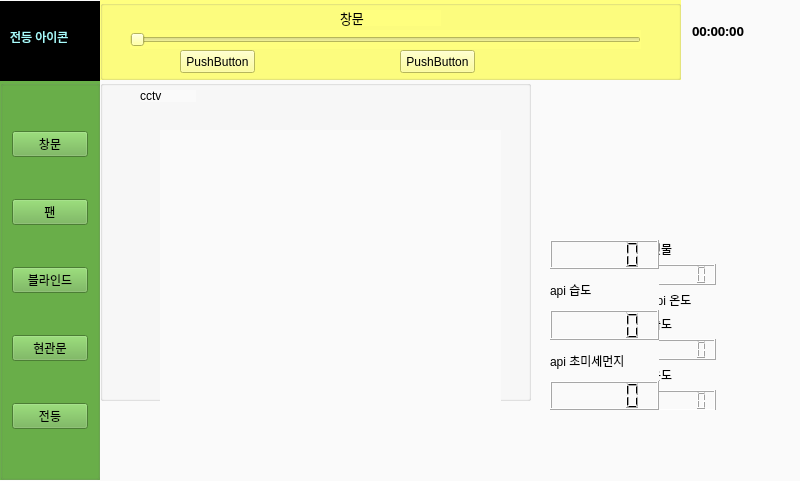
 <widget class="QWidget" name="Form">
  <property name="geometry">
   <rect>
    <x>0</x>
    <y>0</y>
    <width>800</width>
    <height>481</height>
   </rect>
  </property>
  <property name="windowTitle">
   <string>Form</string>
  </property>
  <property name="styleSheet">
   <string notr="true">background-color: rgb(250, 250, 250);</string>
  </property>
  <property name="inputMethodHints">
   <set>Qt::ImhNone</set>
  </property>
  <widget class="QGroupBox" name="groupBox_button">
   <property name="geometry">
    <rect>
     <x>0</x>
     <y>80</y>
     <width>100</width>
     <height>400</height>
    </rect>
   </property>
   <property name="styleSheet">
    <string notr="true">background-color: rgb(106, 176, 74);</string>
   </property>
   <property name="title">
    <string/>
   </property>
   <property name="flat">
    <bool>true</bool>
   </property>
   <property name="checkable">
    <bool>false</bool>
   </property>
   <layout class="QVBoxLayout" name="verticalLayout">
    <item>
     <widget class="QPushButton" name="pushButton_windows">
      <property name="text">
       <string>창문</string>
      </property>
     </widget>
    </item>
    <item>
     <widget class="QPushButton" name="pushButton_fan">
      <property name="text">
       <string>팬</string>
      </property>
     </widget>
    </item>
    <item>
     <widget class="QPushButton" name="pushButton_blind">
      <property name="text">
       <string>블라인드</string>
      </property>
     </widget>
    </item>
    <item>
     <widget class="QPushButton" name="pushButton_door">
      <property name="text">
       <string>현관문</string>
      </property>
     </widget>
    </item>
    <item>
     <widget class="QPushButton" name="pushButton_light">
      <property name="text">
       <string>전등</string>
      </property>
     </widget>
    </item>
   </layout>
  </widget>
  <widget class="QGroupBox" name="groupBox_cctv">
   <property name="geometry">
    <rect>
     <x>100</x>
     <y>80</y>
     <width>431</width>
     <height>321</height>
    </rect>
   </property>
   <property name="title">
    <string/>
   </property>
   <property name="flat">
    <bool>true</bool>
   </property>
   <widget class="QLabel" name="label_10">
    <property name="geometry">
     <rect>
      <x>40</x>
      <y>10</y>
      <width>56</width>
      <height>12</height>
     </rect>
    </property>
    <property name="text">
     <string>cctv</string>
    </property>
   </widget>
   <widget class="QLabel" name="label_cctv">
    <property name="geometry">
     <rect>
      <x>60</x>
      <y>50</y>
      <width>341</width>
      <height>271</height>
     </rect>
    </property>
    <property name="text">
     <string/>
    </property>
   </widget>
  </widget>
  <widget class="QGroupBox" name="groupBox_blind">
   <property name="geometry">
    <rect>
     <x>100</x>
     <y>0</y>
     <width>581</width>
     <height>80</height>
    </rect>
   </property>
   <property name="styleSheet">
    <string notr="true">background-color: rgb(255, 85, 127);</string>
   </property>
   <property name="title">
    <string/>
   </property>
   <widget class="QSlider" name="horizontalSlider_2">
    <property name="geometry">
     <rect>
      <x>80</x>
      <y>40</y>
      <width>421</width>
      <height>19</height>
     </rect>
    </property>
    <property name="orientation">
     <enum>Qt::Horizontal</enum>
    </property>
   </widget>
   <widget class="QPushButton" name="pushButton_5">
    <property name="geometry">
     <rect>
      <x>120</x>
      <y>60</y>
      <width>75</width>
      <height>23</height>
     </rect>
    </property>
    <property name="text">
     <string>PushButton</string>
    </property>
   </widget>
   <widget class="QPushButton" name="pushButton_6">
    <property name="geometry">
     <rect>
      <x>290</x>
      <y>60</y>
      <width>75</width>
      <height>23</height>
     </rect>
    </property>
    <property name="text">
     <string>PushButton</string>
    </property>
   </widget>
   <widget class="QLabel" name="label_3">
    <property name="geometry">
     <rect>
      <x>240</x>
      <y>20</y>
      <width>56</width>
      <height>12</height>
     </rect>
    </property>
    <property name="text">
     <string>블라인드</string>
    </property>
   </widget>
  </widget>
  <widget class="QFrame" name="frame">
   <property name="geometry">
    <rect>
     <x>0</x>
     <y>1</y>
     <width>100</width>
     <height>80</height>
    </rect>
   </property>
   <property name="styleSheet">
    <string notr="true">background-color: rgb(0, 0, 0);</string>
   </property>
   <property name="frameShape">
    <enum>QFrame::StyledPanel</enum>
   </property>
   <property name="frameShadow">
    <enum>QFrame::Raised</enum>
   </property>
   <widget class="QLabel" name="label_icon_windows">
    <property name="geometry">
     <rect>
      <x>10</x>
      <y>10</y>
      <width>71</width>
      <height>51</height>
     </rect>
    </property>
    <property name="styleSheet">
     <string notr="true">
color: rgb(255, 255, 255);
font: 75 9pt &quot;Aharoni&quot;;</string>
    </property>
    <property name="text">
     <string>창문 아이콘</string>
    </property>
   </widget>
   <widget class="QLabel" name="label_icon_fan">
    <property name="geometry">
     <rect>
      <x>10</x>
      <y>10</y>
      <width>71</width>
      <height>51</height>
     </rect>
    </property>
    <property name="styleSheet">
     <string notr="true">color: rgb(255, 170, 255);
font: 75 11pt &quot;Aharoni&quot;;</string>
    </property>
    <property name="text">
     <string>팬 아이콘</string>
    </property>
   </widget>
   <widget class="QLabel" name="label_icon_blind">
    <property name="geometry">
     <rect>
      <x>10</x>
      <y>10</y>
      <width>71</width>
      <height>51</height>
     </rect>
    </property>
    <property name="styleSheet">
     <string notr="true">color: rgb(255, 255, 127);
font: 12pt &quot;Algerian&quot;;</string>
    </property>
    <property name="text">
     <string>블라인드 아이콘</string>
    </property>
   </widget>
   <widget class="QLabel" name="label_icon_door">
    <property name="geometry">
     <rect>
      <x>10</x>
      <y>10</y>
      <width>71</width>
      <height>51</height>
     </rect>
    </property>
    <property name="styleSheet">
     <string notr="true">color: rgb(85, 255, 255);
font: 75 11pt &quot;Aharoni&quot;;</string>
    </property>
    <property name="text">
     <string>도어락 아이콘</string>
    </property>
   </widget>
   <widget class="QLabel" name="label_icon_light">
    <property name="geometry">
     <rect>
      <x>10</x>
      <y>10</y>
      <width>71</width>
      <height>51</height>
     </rect>
    </property>
    <property name="styleSheet">
     <string notr="true">color: rgb(170, 255, 255);
font: 75 11pt &quot;Aharoni&quot;;</string>
    </property>
    <property name="text">
     <string>전등 아이콘</string>
    </property>
   </widget>
  </widget>
  <widget class="QGroupBox" name="groupBox_fan">
   <property name="geometry">
    <rect>
     <x>100</x>
     <y>0</y>
     <width>581</width>
     <height>80</height>
    </rect>
   </property>
   <property name="styleSheet">
    <string notr="true">
background-color: rgb(255, 170, 127);</string>
   </property>
   <property name="title">
    <string/>
   </property>
   <property name="flat">
    <bool>true</bool>
   </property>
   <widget class="QPushButton" name="pushButton">
    <property name="geometry">
     <rect>
      <x>40</x>
      <y>30</y>
      <width>75</width>
      <height>23</height>
     </rect>
    </property>
    <property name="text">
     <string>PushButton</string>
    </property>
   </widget>
   <widget class="QPushButton" name="pushButton_2">
    <property name="geometry">
     <rect>
      <x>220</x>
      <y>30</y>
      <width>75</width>
      <height>23</height>
     </rect>
    </property>
    <property name="text">
     <string>PushButton</string>
    </property>
   </widget>
   <widget class="QLabel" name="label_4">
    <property name="geometry">
     <rect>
      <x>190</x>
      <y>60</y>
      <width>56</width>
      <height>12</height>
     </rect>
    </property>
    <property name="font">
     <font>
      <family>AcadEref</family>
      <pointsize>10</pointsize>
     </font>
    </property>
    <property name="text">
     <string>팬</string>
    </property>
   </widget>
  </widget>
  <widget class="QGroupBox" name="groupBox_light">
   <property name="geometry">
    <rect>
     <x>100</x>
     <y>0</y>
     <width>581</width>
     <height>80</height>
    </rect>
   </property>
   <property name="styleSheet">
    <string notr="true">background-color: rgb(255, 255, 255);</string>
   </property>
   <property name="title">
    <string/>
   </property>
   <property name="flat">
    <bool>true</bool>
   </property>
   <widget class="QPushButton" name="pushButton_9">
    <property name="geometry">
     <rect>
      <x>80</x>
      <y>50</y>
      <width>75</width>
      <height>23</height>
     </rect>
    </property>
    <property name="text">
     <string>PushButton</string>
    </property>
   </widget>
   <widget class="QPushButton" name="pushButton_10">
    <property name="geometry">
     <rect>
      <x>310</x>
      <y>50</y>
      <width>75</width>
      <height>23</height>
     </rect>
    </property>
    <property name="text">
     <string>PushButton</string>
    </property>
   </widget>
   <widget class="QLabel" name="label_2">
    <property name="geometry">
     <rect>
      <x>190</x>
      <y>20</y>
      <width>56</width>
      <height>12</height>
     </rect>
    </property>
    <property name="font">
     <font>
      <family>AcadEref</family>
      <pointsize>10</pointsize>
     </font>
    </property>
    <property name="text">
     <string>전등</string>
    </property>
   </widget>
  </widget>
  <widget class="QGroupBox" name="groupBox_door">
   <property name="geometry">
    <rect>
     <x>100</x>
     <y>0</y>
     <width>581</width>
     <height>80</height>
    </rect>
   </property>
   <property name="styleSheet">
    <string notr="true">background-color: rgb(85, 255, 127);</string>
   </property>
   <property name="title">
    <string/>
   </property>
   <property name="flat">
    <bool>true</bool>
   </property>
   <widget class="QPushButton" name="pushButton_7">
    <property name="geometry">
     <rect>
      <x>80</x>
      <y>50</y>
      <width>75</width>
      <height>23</height>
     </rect>
    </property>
    <property name="text">
     <string>PushButton</string>
    </property>
   </widget>
   <widget class="QPushButton" name="pushButton_8">
    <property name="geometry">
     <rect>
      <x>310</x>
      <y>50</y>
      <width>75</width>
      <height>23</height>
     </rect>
    </property>
    <property name="text">
     <string>PushButton</string>
    </property>
   </widget>
   <widget class="QLabel" name="label">
    <property name="geometry">
     <rect>
      <x>120</x>
      <y>20</y>
      <width>56</width>
      <height>12</height>
     </rect>
    </property>
    <property name="font">
     <font>
      <family>AcadEref</family>
      <pointsize>10</pointsize>
     </font>
    </property>
    <property name="text">
     <string>집문</string>
    </property>
   </widget>
  </widget>
  <widget class="QGroupBox" name="groupBox_windows">
   <property name="geometry">
    <rect>
     <x>100</x>
     <y>0</y>
     <width>581</width>
     <height>80</height>
    </rect>
   </property>
   <property name="styleSheet">
    <string notr="true">background-color: rgb(255, 255, 127);</string>
   </property>
   <property name="title">
    <string/>
   </property>
   <property name="flat">
    <bool>true</bool>
   </property>
   <widget class="QSlider" name="horizontalSlider">
    <property name="geometry">
     <rect>
      <x>30</x>
      <y>30</y>
      <width>511</width>
      <height>19</height>
     </rect>
    </property>
    <property name="orientation">
     <enum>Qt::Horizontal</enum>
    </property>
   </widget>
   <widget class="QPushButton" name="pushButton_3">
    <property name="geometry">
     <rect>
      <x>80</x>
      <y>50</y>
      <width>75</width>
      <height>23</height>
     </rect>
    </property>
    <property name="text">
     <string>PushButton</string>
    </property>
   </widget>
   <widget class="QPushButton" name="pushButton_4">
    <property name="geometry">
     <rect>
      <x>300</x>
      <y>50</y>
      <width>75</width>
      <height>23</height>
     </rect>
    </property>
    <property name="text">
     <string>PushButton</string>
    </property>
   </widget>
   <widget class="QLabel" name="label_5">
    <property name="geometry">
     <rect>
      <x>240</x>
      <y>10</y>
      <width>101</width>
      <height>16</height>
     </rect>
    </property>
    <property name="font">
     <font>
      <family>AcadEref</family>
      <pointsize>10</pointsize>
     </font>
    </property>
    <property name="text">
     <string>창문</string>
    </property>
   </widget>
  </widget>
  <widget class="QTimeEdit" name="timeEdit">
   <property name="enabled">
    <bool>true</bool>
   </property>
   <property name="geometry">
    <rect>
     <x>690</x>
     <y>20</y>
     <width>151</width>
     <height>22</height>
    </rect>
   </property>
   <property name="font">
    <font>
     <family>Aharoni</family>
     <pointsize>10</pointsize>
     <weight>75</weight>
     <bold>true</bold>
    </font>
   </property>
   <property name="wrapping">
    <bool>false</bool>
   </property>
   <property name="frame">
    <bool>false</bool>
   </property>
   <property name="readOnly">
    <bool>false</bool>
   </property>
   <property name="buttonSymbols">
    <enum>QAbstractSpinBox::NoButtons</enum>
   </property>
   <property name="showGroupSeparator" stdset="0">
    <bool>true</bool>
   </property>
  </widget>
  <widget class="QWidget" name="layoutWidget">
   <property name="geometry">
    <rect>
     <x>550</x>
     <y>240</y>
     <width>109</width>
     <height>170</height>
    </rect>
   </property>
   <layout class="QVBoxLayout" name="verticalLayout_2">
    <item>
     <widget class="QLCDNumber" name="lcdNumber_api_temperature"/>
    </item>
    <item>
     <widget class="QLabel" name="label_7">
      <property name="text">
       <string>api 습도</string>
      </property>
     </widget>
    </item>
    <item>
     <widget class="QLCDNumber" name="lcdNumber_api_humidity"/>
    </item>
    <item>
     <widget class="QLabel" name="label_8">
      <property name="text">
       <string>api 초미세먼지</string>
      </property>
     </widget>
    </item>
    <item>
     <widget class="QLCDNumber" name="lcdNumber_api_pm25"/>
    </item>
   </layout>
  </widget>
  <widget class="QWidget" name="layoutWidget">
   <property name="geometry">
    <rect>
     <x>650</x>
     <y>240</y>
     <width>66</width>
     <height>170</height>
    </rect>
   </property>
   <layout class="QVBoxLayout" name="verticalLayout_3">
    <item>
     <widget class="QLabel" name="label_12">
      <property name="text">
       <string>빗물</string>
      </property>
     </widget>
    </item>
    <item>
     <widget class="QLCDNumber" name="lcdNumber"/>
    </item>
    <item>
     <widget class="QLabel" name="label_6">
      <property name="text">
       <string>api 온도</string>
      </property>
     </widget>
    </item>
    <item>
     <widget class="QLabel" name="label_11">
      <property name="text">
       <string>습도</string>
      </property>
     </widget>
    </item>
    <item>
     <widget class="QLCDNumber" name="lcdNumber_2"/>
    </item>
    <item>
     <widget class="QLabel" name="label_9">
      <property name="text">
       <string>온도</string>
      </property>
     </widget>
    </item>
    <item>
     <widget class="QLCDNumber" name="lcdNumber_3"/>
    </item>
   </layout>
  </widget>
  <zorder>layoutWidget</zorder>
  <zorder>layoutWidget</zorder>
  <zorder>groupBox_blind</zorder>
  <zorder>groupBox_fan</zorder>
  <zorder>groupBox_door</zorder>
  <zorder>groupBox_light</zorder>
  <zorder>groupBox_windows</zorder>
  <zorder>groupBox_button</zorder>
  <zorder>groupBox_cctv</zorder>
  <zorder>frame</zorder>
  <zorder>timeEdit</zorder>
 </widget>
